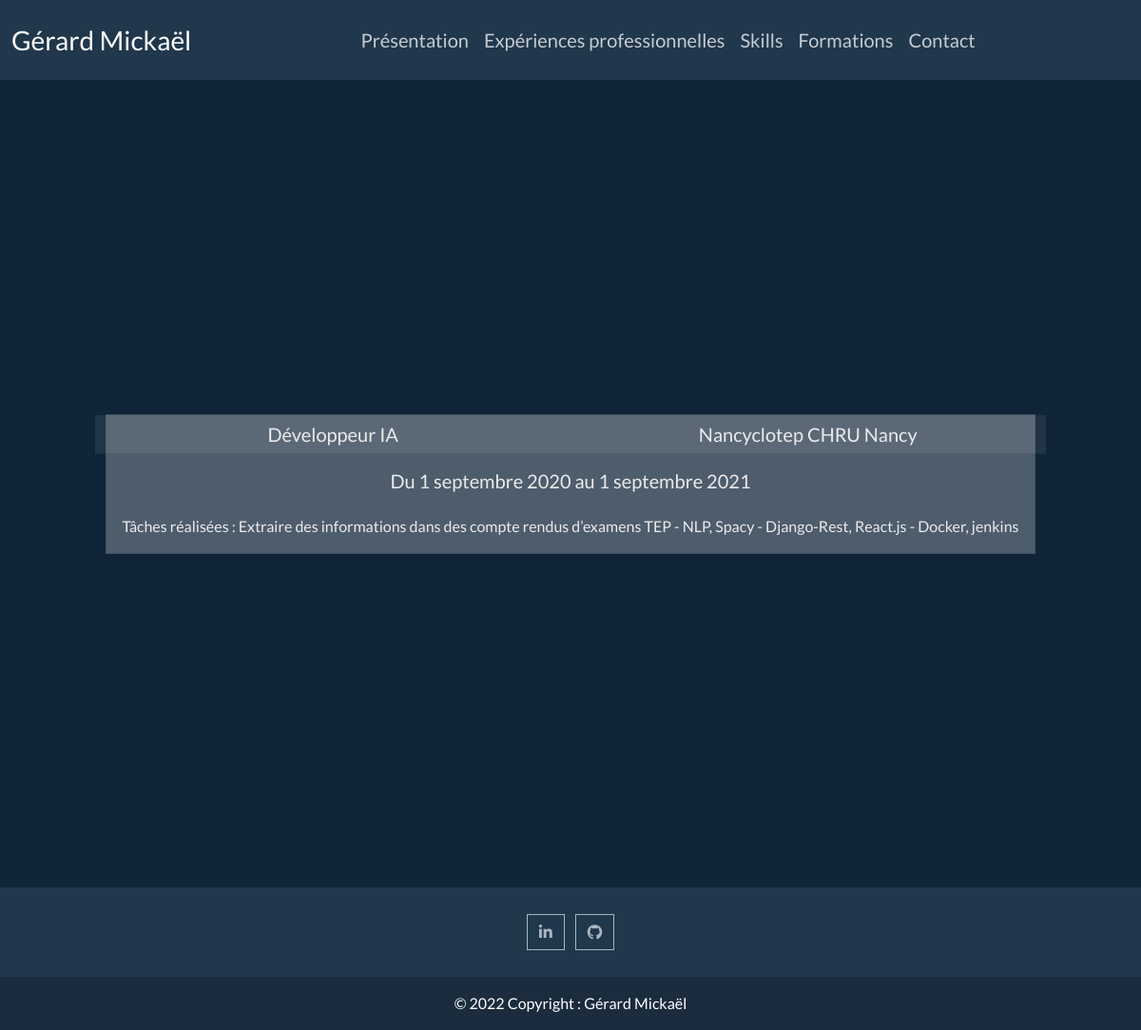
Screenshot of /nancyclotep/ with the database file from the repository.
### experience/models.py (models this page shows, shortened)
class ExperiencePro(models.Model):
    metier = models.CharField(max_length=150)
    societe = models.CharField(max_length=150)
    contenu = models.TextField()
    slug = models.SlugField(max_length=100)
    date_start = models.DateField()
    date_end = models.DateField()
    image = models.ImageField(default='default.jpg')

### experience/views.py (the view)
# urls.py: path('<slug:slug>/', views.experience_pro, name='experience')
def experience_pro(request, slug):
    experience = get_object_or_404(ExperiencePro, slug=slug)
    return render(request, 'experience/detail.html', context={"experience": experience})

### experience/templates/experience/detail.html
{% extends 'navbar_footer.html' %}
{% block contenu %}
<div class="container d-flex align-items-center justify-content-center" style="height: 850px">
    <div class="card">
        <div class="row">
          <h5 class="card-header col-6 text-center">{{ experience.metier }}</h5>
            <h5 class="card-header col-6 text-center">{{ experience.societe }}</h5>
        </div>
        <div class="card-body">
            <h5 class="card-title text-center mb-4">Du {{experience.date_start}} au {{experience.date_end}}</h5>
            <p class="card-text">{{experience.contenu}}</p>
        </div>
    </div>
</div>
{% endblock %}

### rows the page displays
ExperiencePro: metier "Développeur IA", societe "Nancyclotep CHRU Nancy", date_start "1 septembre 2020", date_end "1 septembre 2021", contenu "Tâches réalisées : Extraire des informations dans des compte rendus d’examens TEP - NLP, Spacy - Django-Rest, React.js - Docker, jenkins"
